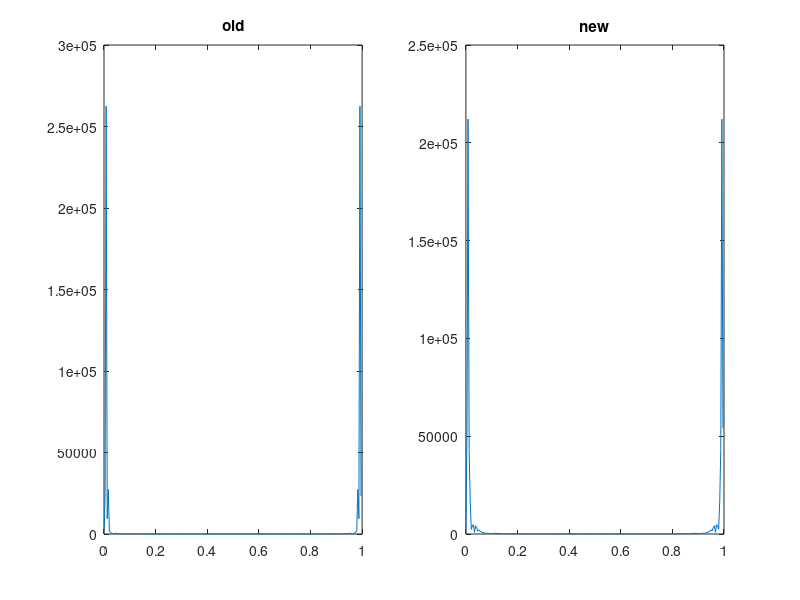

Source code (MATLAB):
clear
close all

addpath("all_files");
load("sunspotdata")

subplot(121)
data = dataold - mean(dataold);
X = fft(data);
N = length(data);
Rhat = (X .* conj(X)) / N;
f = [0:N - 1] / N;
plot(f, Rhat)
title("old")

subplot(122)
data = datanew - mean(datanew);
X = fft(data);
N = length(data);
Rhat = (X .* conj(X)) / N;
f = [0:N - 1] / N;
plot(f, Rhat)
title("new")

% freq
fs = 12
peak = 2 / N;
T = 1 / fs / peak; % ~= 10

% Q5: they are the same

% Q7:
